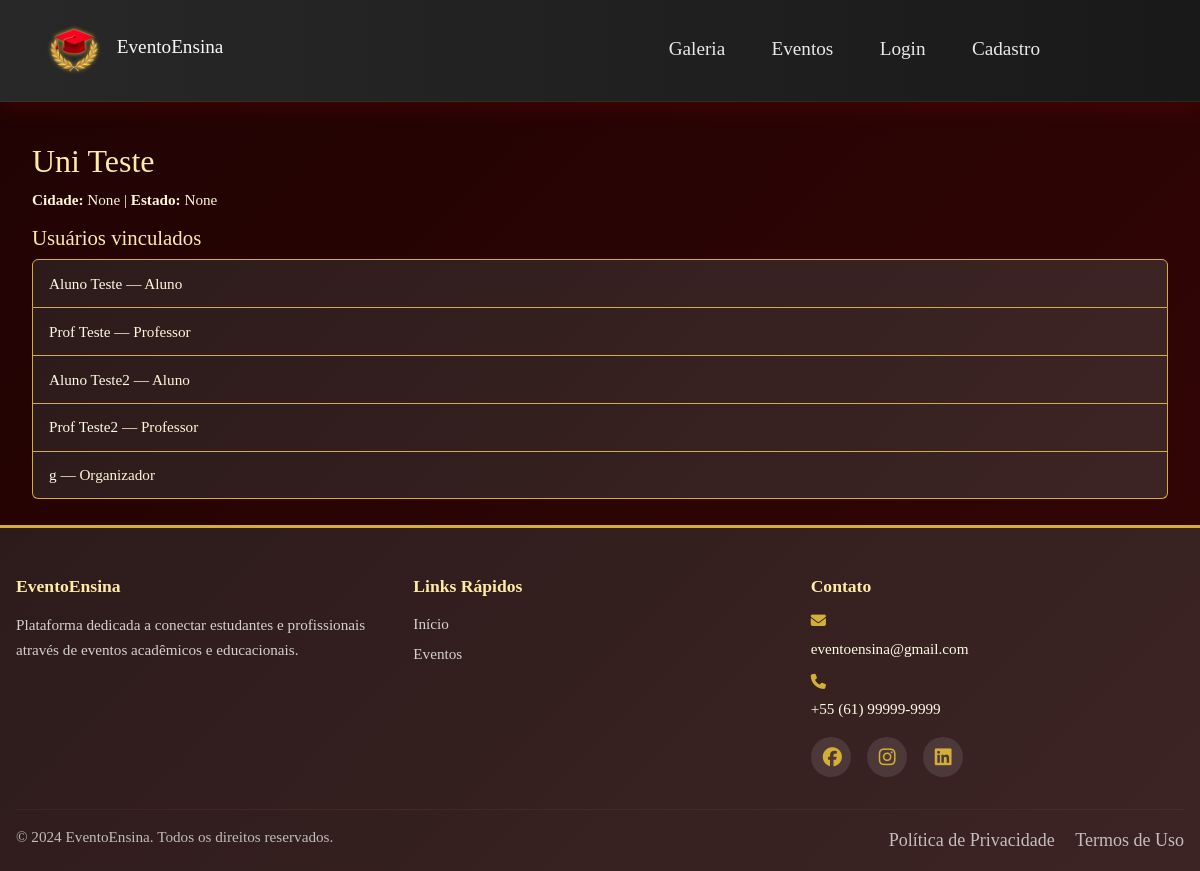
/usuarios/instituicao/4/, run on an earlier commit of the app's database.
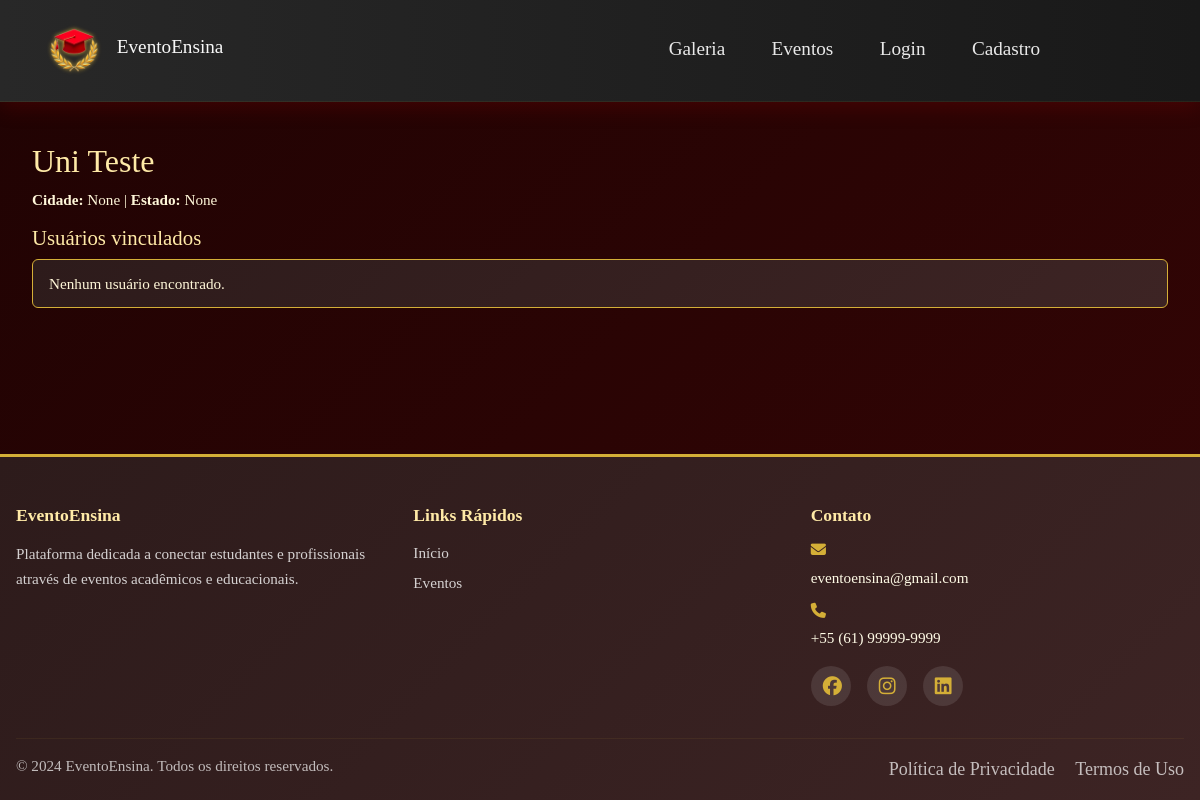
And on a later commit of the database.
### usuarios/models.py (models this page shows, shortened)
class Usuario(models.Model):
    nome = models.CharField(max_length=150)
    telefone = models.CharField(max_length=32, blank=True, null=True)
    instituicao = models.ForeignKey(Instituicao, on_delete=models.SET_NULL, null=True, blank=True)
    tipo = models.ForeignKey(TipoUsuario, on_delete=models.CASCADE)
    nome_usuario = models.CharField(max_length=50, unique=True)
    email = models.EmailField(blank=True, null=True)
    senha = models.CharField(max_length=128, blank=True, null=True)
    user = models.OneToOneField(settings.AUTH_USER_MODEL, on_delete=models.SET_NULL, null=True, blank=True, related_name='profile')
    base_dir = models.CharField(max_length=255, blank=True, null=True)

class TipoUsuario(models.Model):
    tipo = models.CharField(max_length=50, unique=True)

### usuarios/views.py (the view)
# urls.py: path('instituicao/<int:instituicao_id>/', views.instituicao_publica, name='instituicao_publica'),
def instituicao_publica(request, instituicao_id):
    try:
        inst = Instituicao.objects.get(pk=instituicao_id)
    except Instituicao.DoesNotExist:
        raise Http404('Instituição não encontrada')
    usuarios = Usuario.objects.filter(instituicao=inst)[:50]
    return render(request, 'instituicao_publica.html', {'instituicao': inst, 'usuarios': usuarios, 'nav_items': nav_items})

### usuarios/templates/instituicao_publica.html (shortened to what this page needs)
{% extends 'base/base.html' %}
{% block content %}
<div class="container mt-4">
  <h1>{{ instituicao.nome }}</h1>
  <p><strong>Cidade:</strong> {{ instituicao.cidade }} | <strong>Estado:</strong> {{ instituicao.estado }}</p>
  <h3 class="mt-3">Usuários vinculados</h3>
  <ul class="list-group">
    {% for u in usuarios %}
      <li class="list-group-item">
        <a href="{% url 'perfil_publico' u.nome_usuario %}">{{ u.nome }}</a> — {{ u.tipo.tipo }}
      </li>
    {% empty %}
      <li class="list-group-item">Nenhum usuário encontrado.</li>
    {% endfor %}
  </ul>
</div>
{% endblock %}

What changed in the data, as far as the page shows it:
removed Usuario: nome "Aluno Teste", tipo.tipo "Aluno"
removed Usuario: nome "Prof Teste", tipo.tipo "Professor"
removed Usuario: nome "Aluno Teste2", tipo.tipo "Aluno"
removed Usuario: nome "Prof Teste2", tipo.tipo "Professor"
removed Usuario: nome "g", tipo.tipo "Organizador"
Also different on the page:
text now shown: "Nenhum usuário encontrado."
